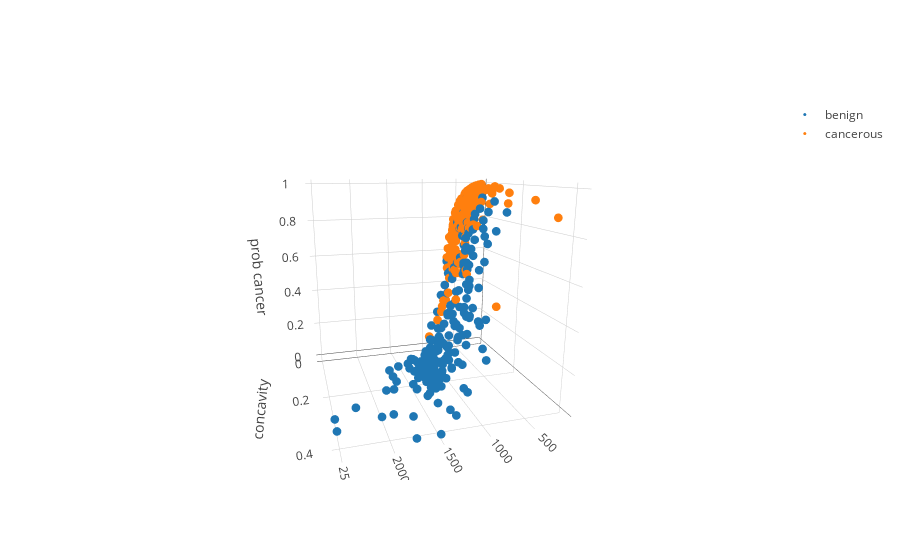

Source (notebook cell):
### Markdown cell above
And to convert these into scores...also do in iframe

### Code cell
trace_three_d_benign = dict(
        name = 'benign', x = df_benign['mean_area'], y = df_benign['mean_concavity'], z = df_benign['prediction_probs'],
        type = "scatter3d",    
        mode = 'markers',
        marker = dict( size=3, line=dict(width=0) ) )

trace_three_d_cancerous = dict(
        name = 'cancerous', x = df_cancerous['mean_area'], y = df_cancerous['mean_concavity'], z = df_cancerous['prediction_probs'],
        type = "scatter3d",    
        mode = 'markers',
        marker = dict( size=3, line=dict(width=0) ) )
plot([trace_three_d_benign, trace_three_d_cancerous], {'scene': {'xaxis': {'title': 'area'}, 'yaxis': {'title': 'concavity'}, 'zaxis': {'title': 'prob cancer'}}})

### Figure 1 — Plotly figure (JSON) as saved in the notebook; plotly's stock layout.template omitted (floating-point values rounded to 4 significant figures; data arrays with more than 128 entries replaced by an {"elided": "..."} marker saying what was removed)
{"data": [{"marker": {"line": {"width": 0}, "size": 3}, "mode": "markers", "name": "benign", "type": "scatter3d", "uid": "9bbbe0f8-70a6-4941-b0bf-850f15b6398c", "x": {"elided": "212 float values"}, "y": {"elided": "212 float values"}, "z": {"elided": "212 float values"}}, {"marker": {"line": {"width": 0}, "size": 3}, "mode": "markers", "name": "cancerous", "type": "scatter3d", "uid": "24ceffa4-1cf6-4983-8576-5ca1bac69712", "x": {"elided": "357 float values"}, "y": {"elided": "357 float values"}, "z": {"elided": "357 float values"}}], "layout": {"autosize": true, "scene": {"aspectmode": "auto", "aspectratio": {"x": 1, "y": 1, "z": 1}, "camera": {"center": {"x": 0, "y": 0, "z": 0}, "eye": {"x": 0.595, "y": 2.008, "z": 0.5481}, "projection": {"type": "perspective"}, "up": {"x": 0, "y": 0, "z": 1}}, "xaxis": {"title": {"text": "area"}, "type": "linear"}, "yaxis": {"title": {"text": "concavity"}, "type": "linear"}, "zaxis": {"title": {"text": "prob cancer"}, "type": "linear"}}}}
